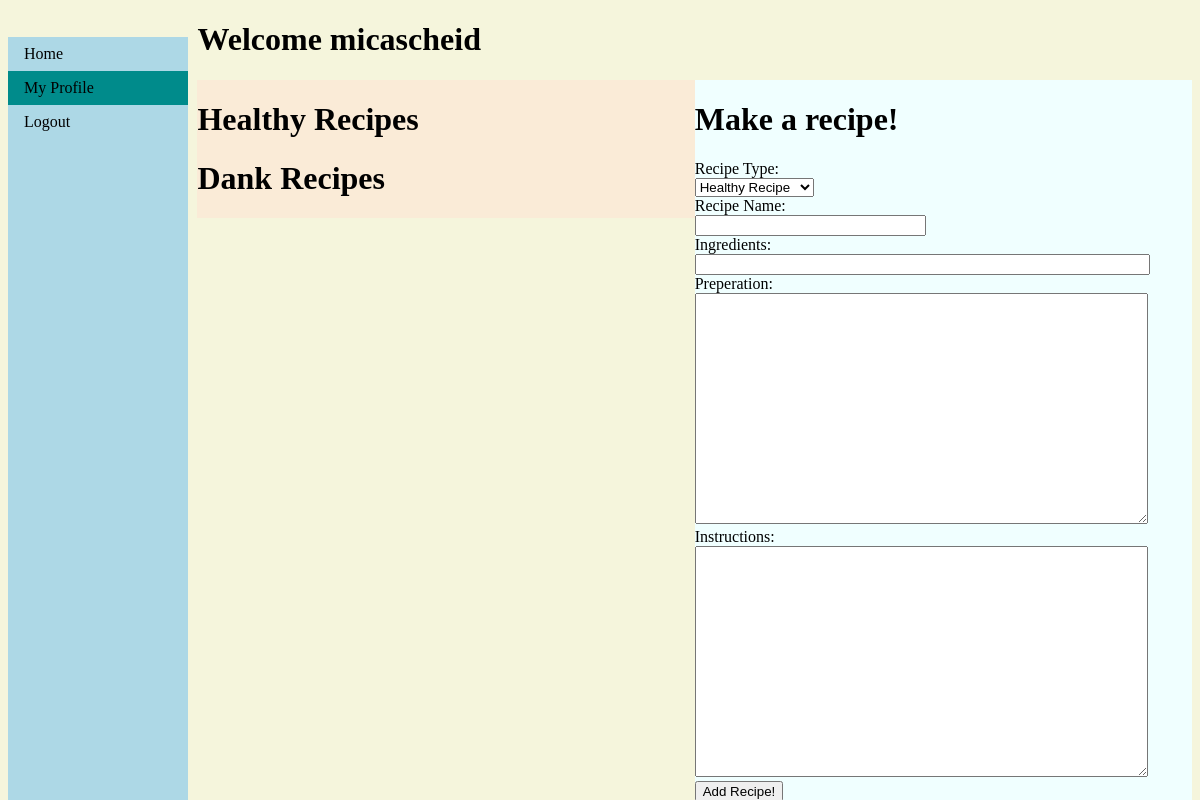
/profile (signed in), run on an earlier commit of the app's database.
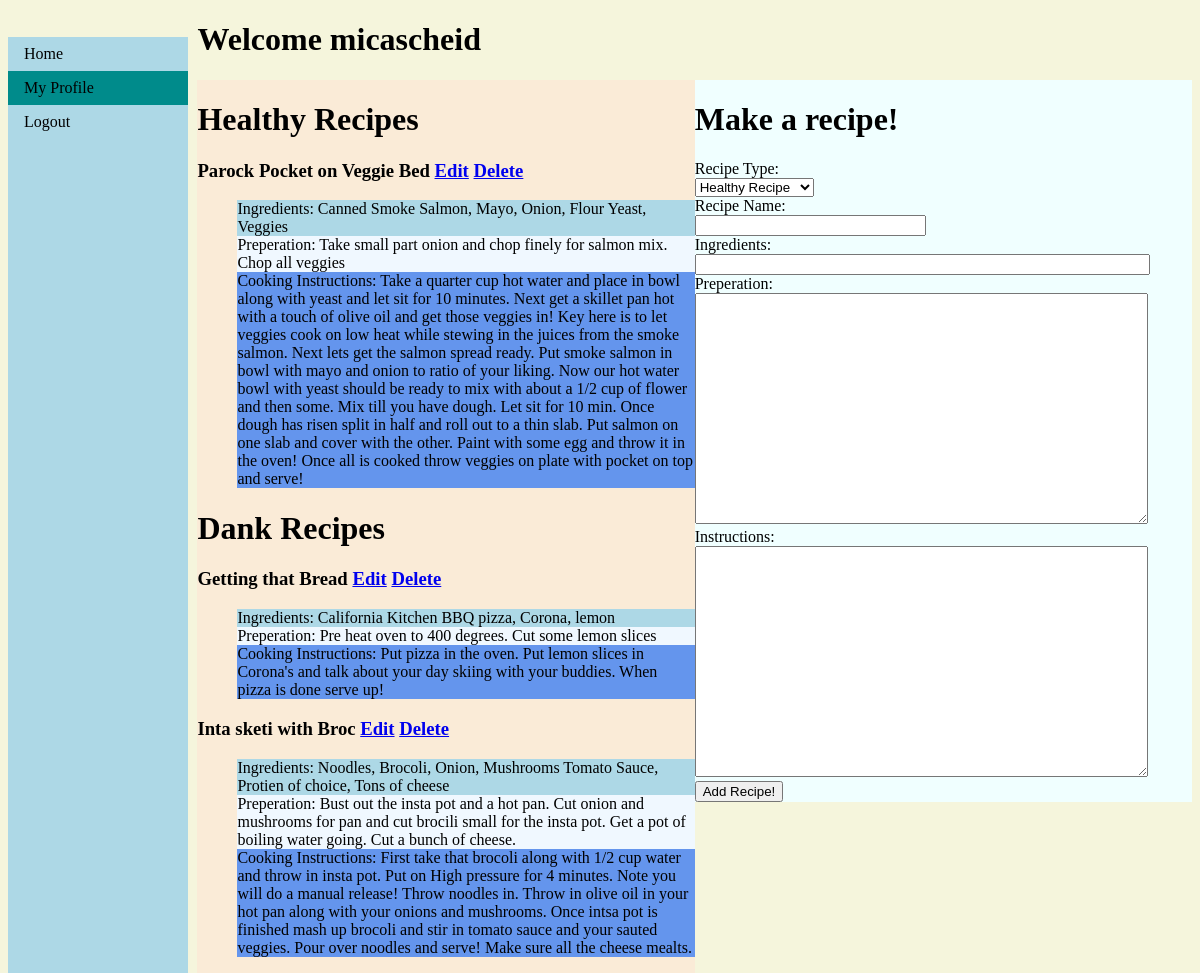
And on a later commit of the database.
### app.py (models this page shows)
class User(UserMixin, db.Model):
    id       = db.Column(db.Integer, primary_key=True)
    username = db.Column(db.String(20), unique=True, nullable=False)
    password = db.Column(db.String(40), nullable=False)
    name     = db.Column(db.String(40), nullable=False)
    hlthyrec = db.relationship('HlthyRec', backref='user')
    dankrec  = db.relationship('DankRec', backref='user')

class HlthyRec(db.Model):
    id =            db.Column(db.Integer, primary_key=True)
    name        =   db.Column(db.String(100))
    ingredients =   db.Column(db.String(1000))
    preperation =   db.Column(db.String(10000))
    cooking     =   db.Column(db.String(10000))
    userId      =   db.Column(db.Integer, db.ForeignKey('user.id'))

class DankRec(db.Model):
    id          = db.Column(db.Integer, primary_key=True)
    name        = db.Column(db.String(100))
    ingredients = db.Column(db.String(1000))
    preperation = db.Column(db.String(10000))
    cooking     = db.Column(db.String(1000))
    userId      = db.Column(db.Integer, db.ForeignKey('user.id'))

### app.py (the view)
@app.route('/profile', methods=['POST', 'GET'])
@login_required
def usersdata():
    id = current_user.id
    hlthyRecs = HlthyRec.query.filter_by(userId=id)
    dankRecs = DankRec.query.filter_by(userId=id)
    username = current_user.username
    if request.method=='POST':
        if request.form['recType']=='Healthy Recipe':
            recTypeCreate(HlthyRec)
        if request.form['recType']=='That Dank Dank':
            recTypeCreate(DankRec)
    return render_template('profile.html', hlthyRecs=hlthyRecs, dankRecs=dankRecs,
                           username=username)

### app.py (called while the page is built)
@login_manager.user_loader
def load_user(uid):
    user = User.query.get(uid)
    return user

### templates/profile.html (shortened to what this page needs)
<!DOCTYPE html>
<html lang="en">
<head>
</head>
<body>
    {% extends "base.html" %}
    {% block content %}
    <div class="main">
        <h1>Welcome {{username}}</h1>
        <div id="left">
            <h1>Healthy Recipes</h1>
            {% if hlthyRecs %}
                {% for item in hlthyRecs %}
                    <h3>{{item.name}} <a href="/edithlthy/{{item.id}}">Edit</a> <a href="/hlthydelete/{{item.id}}">Delete</a> </h3>
                    <ul>
                        <li class="ingredients">Ingredients: {{item.ingredients}}</li>
                        <li class="preperation">Preperation: {{item.preperation}}</li>
                        <li class="cooking">Cooking Instructions: {{item.cooking}}</li>
                    </ul>
                {% endfor %}
            {% endif %}
            <h1>Dank Recipes</h1>
            {% if dankRecs %}
                {% for item in dankRecs %}
                    <h3>{{item.name}} <a href="/editdank/{{item.id}}">Edit</a> <a href="/dankdelete/{{item.id}}">Delete</a> </h3>
                    <ul>
                        <li class="ingredients">Ingredients: {{item.ingredients}}</li>
                        <li class="preperation">Preperation: {{item.preperation}}</li>
                        <li class="cooking">Cooking Instructions: {{item.cooking}}</li>
                    </ul>
                {% endfor %}
            {% endif %}
        </div>
        <div id="right">
            <h1>Make a recipe!</h1>
            <form action="/profile" method="POST">
                <lablel for="recType">Recipe Type:</lablel><br>
                <select id="recType" name="recType">
                    <option name="hlthyRec">Healthy Recipe</option>
                </select><br>
                <label for="recname">Recipe Name:</label><br>
                <input style="width: 45%;" type="text" id="recname" name="recname"><br>
                <label for="ingredients">Ingredients:</label><br>
                <input class="recentry" type="text" id="ingredients" name="ingredients"><br>
                <label for="preperation">Preperation:</label><br>
                <textarea class="recentry" name="preperation" id="preperation" rows="15"></textarea><br>
                <label for="instructions">Instructions:</label><br>
                <textarea class="recentry" name="cooking" id="instructions" rows="15" cols="75"></textarea><br>
                <input type="submit" value="Add Recipe!">
            </form>
        </div>
    </div>
    {% endblock %}

### templates/base.html (shortened to what this page needs)
<!DOCTYPE html>
<html lang="en">
<head>
    <link rel="stylesheet" href="{{ url_for('static', filename='styles/main.css') }}">
</head>
<body>
    <nav>
        <ul>
            <li><a href="/">Home</a></li>
            <li><a href="/profile">My Profile</a> </li>
            <li id="login"><a href="/login">Login/SignUp</a></li>
        </ul>
    </nav>
    {% block content %}{% endblock %}
</body>
</html>

### static/styles/main.css (style rules this page uses)
body { background-color: beige; }
nav ul { list-style: none; width: 15%; background-color: lightblue; padding: 0; height: 100%; position: fixed; }
ul { list-style: none; }
.active { background-color: darkcyan; }
nav ul li a { display: block; color: #000; text-decoration: none; padding:8px 16px; }
div.main { position: inherit; width: 84%; margin-left: 16%; }
#left { width: 50%; word-break: keep-all; float: left; background-color: antiquewhite; }
#right { float: left; width: 50%; background-color: azure; height: 100%; word-break: keep-all; }
li.ingredients { background-color: lightblue; }
li.preperation { background-color: aliceblue; }
li.cooking { background-color: cornflowerblue; }
.recentry { width: 90%; }

What changed in the data, as far as the page shows it:
added HlthyRec: name "Parock Pocket on Veggie Bed", ingredients "Canned Smoke Salmon, Mayo, Onion, Flour Yeast, Veggies", preperation "Take small part onion and chop finely for salmon mix. Chop all veggies", cooking "Take a quarter cup hot water and place in bowl along with yeast and let sit for 10 minutes. Next get a skillet pan hot with a touch of olive oil and get those veggies in! Key here is to let veggies cook on low heat while stewing in the juices from the smoke salmon. Next lets get the salmon spread ready. Put smoke salmon in bowl with mayo and onion to ratio of your liking. Now our hot water bowl with yeast should be ready to mix with about a 1/2 cup of flower and then some. Mix till you have dough. Let sit for 10 min. Once dough has risen split in half and roll out to a thin slab. Put salmon on one slab and cover with the other. Paint with some egg and throw it in the oven! Once all is…"
added DankRec: name "Getting that Bread", ingredients "California Kitchen BBQ pizza, Corona, lemon", preperation "Pre heat oven to 400 degrees. Cut some lemon slices", cooking "Put pizza in the oven. Put lemon slices in Corona's and talk about your day skiing with your buddies. When pizza is done serve up!"
added DankRec: name "Inta sketi with Broc", ingredients "Noodles, Brocoli, Onion, Mushrooms Tomato Sauce, Protien of choice, Tons of cheese", preperation "Bust out the insta pot and a hot pan. Cut onion and mushrooms for pan and cut brocili small for the insta pot. Get a pot of boiling water going. Cut a bunch of cheese.", cooking "First take that brocoli along with 1/2 cup water and throw in insta pot. Put on High pressure for 4 minutes. Note you will do a manual release! Throw noodles in. Throw in olive oil in your hot pan along with your onions and mushrooms. Once intsa pot is finished mash up brocoli and stir in tomato sauce and your sauted veggies. Pour over noodles and serve! Make sure all the cheese mealts."
